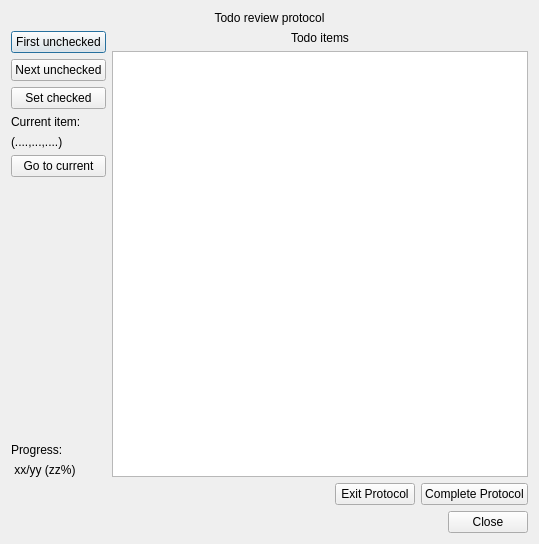
<?xml version="1.0" encoding="UTF-8"?>
<ui version="4.0">
 <class>ToDoReviewProtocol</class>
 <widget class="QDialog" name="ToDoReviewProtocol">
  <property name="geometry">
   <rect>
    <x>0</x>
    <y>0</y>
    <width>539</width>
    <height>544</height>
   </rect>
  </property>
  <property name="windowTitle">
   <string>Dialog</string>
  </property>
  <layout class="QVBoxLayout" name="verticalLayout">
   <item>
    <widget class="QLabel" name="label">
     <property name="text">
      <string>Todo review protocol</string>
     </property>
     <property name="alignment">
      <set>Qt::AlignCenter</set>
     </property>
    </widget>
   </item>
   <item>
    <layout class="QHBoxLayout" name="horizontalLayout_3">
     <property name="topMargin">
      <number>0</number>
     </property>
     <item>
      <layout class="QVBoxLayout" name="verticalLayout_2">
       <property name="leftMargin">
        <number>0</number>
       </property>
       <item>
        <widget class="QPushButton" name="reviewFirstButton">
         <property name="text">
          <string>First unchecked</string>
         </property>
        </widget>
       </item>
       <item>
        <widget class="QPushButton" name="reviewNextButton">
         <property name="text">
          <string>Next unchecked</string>
         </property>
        </widget>
       </item>
       <item>
        <widget class="QPushButton" name="checkedButton">
         <property name="text">
          <string>Set checked</string>
         </property>
        </widget>
       </item>
       <item>
        <widget class="QLabel" name="label_4">
         <property name="text">
          <string>Current item:</string>
         </property>
        </widget>
       </item>
       <item>
        <widget class="QLabel" name="curentLabel">
         <property name="text">
          <string>(....,...,....)</string>
         </property>
        </widget>
       </item>
       <item>
        <widget class="QPushButton" name="gotoCurrentButton">
         <property name="text">
          <string>Go to current</string>
         </property>
        </widget>
       </item>
       <item>
        <spacer name="verticalSpacer_2">
         <property name="orientation">
          <enum>Qt::Vertical</enum>
         </property>
         <property name="sizeHint" stdset="0">
          <size>
           <width>20</width>
           <height>40</height>
          </size>
         </property>
        </spacer>
       </item>
       <item>
        <widget class="QLabel" name="label_6">
         <property name="text">
          <string>Progress:</string>
         </property>
        </widget>
       </item>
       <item>
        <widget class="QLabel" name="progressLabel">
         <property name="text">
          <string> xx/yy (zz%)</string>
         </property>
        </widget>
       </item>
      </layout>
     </item>
     <item>
      <layout class="QVBoxLayout" name="verticalLayout_3">
       <property name="leftMargin">
        <number>0</number>
       </property>
       <item>
        <widget class="QLabel" name="label_9">
         <property name="text">
          <string>Todo items</string>
         </property>
         <property name="alignment">
          <set>Qt::AlignCenter</set>
         </property>
        </widget>
       </item>
       <item>
        <widget class="QTableView" name="todoTable"/>
       </item>
      </layout>
     </item>
    </layout>
   </item>
   <item>
    <layout class="QHBoxLayout" name="horizontalLayout">
     <item>
      <spacer name="horizontalSpacer">
       <property name="orientation">
        <enum>Qt::Horizontal</enum>
       </property>
       <property name="sizeHint" stdset="0">
        <size>
         <width>40</width>
         <height>20</height>
        </size>
       </property>
      </spacer>
     </item>
     <item>
      <widget class="QPushButton" name="exitButton">
       <property name="text">
        <string>Exit Protocol</string>
       </property>
      </widget>
     </item>
     <item>
      <widget class="QPushButton" name="completeButton">
       <property name="text">
        <string>Complete Protocol</string>
       </property>
      </widget>
     </item>
    </layout>
   </item>
   <item>
    <widget class="QDialogButtonBox" name="buttonBox">
     <property name="orientation">
      <enum>Qt::Horizontal</enum>
     </property>
     <property name="standardButtons">
      <set>QDialogButtonBox::Close</set>
     </property>
    </widget>
   </item>
  </layout>
 </widget>
 <resources/>
 <connections>
  <connection>
   <sender>buttonBox</sender>
   <signal>accepted()</signal>
   <receiver>ToDoReviewProtocol</receiver>
   <slot>accept()</slot>
   <hints>
    <hint type="sourcelabel">
     <x>248</x>
     <y>254</y>
    </hint>
    <hint type="destinationlabel">
     <x>157</x>
     <y>274</y>
    </hint>
   </hints>
  </connection>
  <connection>
   <sender>buttonBox</sender>
   <signal>rejected()</signal>
   <receiver>ToDoReviewProtocol</receiver>
   <slot>reject()</slot>
   <hints>
    <hint type="sourcelabel">
     <x>316</x>
     <y>260</y>
    </hint>
    <hint type="destinationlabel">
     <x>286</x>
     <y>274</y>
    </hint>
   </hints>
  </connection>
 </connections>
</ui>
